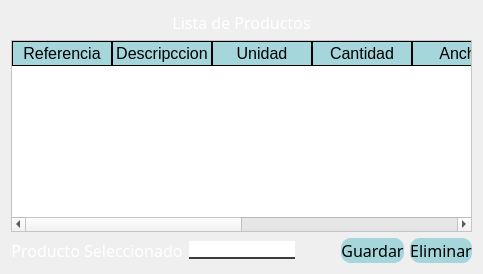
                                   <widget class="QWidget" name="tab">
                                    <property name="styleSheet">
                                     <string notr="true">QLabel{
background-color:#000000ff;
color:White;
border:0px solid #14C8DC;
}

QLineEdit{
background-color:White;
border:0px;
color:Black;
border-bottom:2px solid rgb(61,61,61);
font: 75 12pt &quot;Times New Roman&quot;;
}

QPushButton{
background-color:#A4D6DC;
border-radius:10px;
color:Black;
}

QPushButton:hover{
background-color:#DCD8A4;
border-radius:10px;
color:Black;
}

QComboBox{
background-color:White;
border:0px;
color:Black;
border-bottom:2px solid rgb(61,61,61);
font: 75 12pt &quot;Times New Roman&quot;;
}

QTableWidget{
	background-color:rgb(255,255,255);
	color:rgb(0,0,0);
	gridline-color:rgb(61,61,61);
	font-size:12pt;
	color:#000000;
}

QHeaderView::section{
background-color:#A4D6DC;
border:1px solid rgb(0,0,0);
font-size:12pt;
}

QTableWidgetQTableCornerButton::section{
background-color:rgba(225,255,255,0.1);
border:1px solid rgb(0,206,151);
}</string>
                                    </property>
                                    <attribute name="title">
                                     <string>Lista de Productos</string>
                                    </attribute>
                                    <layout class="QVBoxLayout" name="verticalLayout_66">
                                     <item>
                                      <layout class="QHBoxLayout" name="horizontalLayout_75" stretch="1,5,1">
                                       <item>
                                        <spacer name="horizontalSpacer_59">
                                         <property name="orientation">
                                          <enum>Qt::Horizontal</enum>
                                         </property>
                                         <property name="sizeHint" stdset="0">
                                          <size>
                                           <width>40</width>
                                           <height>20</height>
                                          </size>
                                         </property>
                                        </spacer>
                                       </item>
                                       <item>
                                        <widget class="QLabel" name="TitDos">
                                         <property name="font">
                                          <font>
                                           <family>Goudy Old Style</family>
                                           <pointsize>12</pointsize>
                                          </font>
                                         </property>
                                         <property name="text">
                                          <string>Lista de Productos</string>
                                         </property>
                                         <property name="alignment">
                                          <set>Qt::AlignCenter</set>
                                         </property>
                                        </widget>
                                       </item>
                                       <item>
                                        <spacer name="horizontalSpacer_60">
                                         <property name="orientation">
                                          <enum>Qt::Horizontal</enum>
                                         </property>
                                         <property name="sizeHint" stdset="0">
                                          <size>
                                           <width>40</width>
                                           <height>20</height>
                                          </size>
                                         </property>
                                        </spacer>
                                       </item>
                                      </layout>
                                     </item>
                                     <item>
                                      <layout class="QHBoxLayout" name="horizontalLayout_74" stretch="0,20,0">
                                       <item>
                                        <spacer name="horizontalSpacer_57">
                                         <property name="orientation">
                                          <enum>Qt::Horizontal</enum>
                                         </property>
                                         <property name="sizeHint" stdset="0">
                                          <size>
                                           <width>0</width>
                                           <height>0</height>
                                          </size>
                                         </property>
                                        </spacer>
                                       </item>
                                       <item>
                                        <widget class="QTableWidget" name="TWLista">
                                         <property name="cursor" stdset="0">
                                          <cursorShape>OpenHandCursor</cursorShape>
                                         </property>
                                         <column>
                                          <property name="text">
                                           <string>Referencia</string>
                                          </property>
                                         </column>
                                         <column>
                                          <property name="text">
                                           <string>Descripccion</string>
                                          </property>
                                         </column>
                                         <column>
                                          <property name="text">
                                           <string>Unidad</string>
                                          </property>
                                         </column>
                                         <column>
                                          <property name="text">
                                           <string>Cantidad</string>
                                          </property>
                                         </column>
                                         <column>
                                          <property name="text">
                                           <string>Ancho</string>
                                          </property>
                                         </column>
                                         <column>
                                          <property name="text">
                                           <string>Largo</string>
                                          </property>
                                         </column>
                                         <column>
                                          <property name="text">
                                           <string>Lugar</string>
                                          </property>
                                         </column>
                                         <column>
                                          <property name="text">
                                           <string>Folio REQ</string>
                                          </property>
                                         </column>
                                        </widget>
                                       </item>
                                       <item>
                                        <spacer name="horizontalSpacer_58">
                                         <property name="orientation">
                                          <enum>Qt::Horizontal</enum>
                                         </property>
                                         <property name="sizeHint" stdset="0">
                                          <size>
                                           <width>0</width>
                                           <height>0</height>
                                          </size>
                                         </property>
                                        </spacer>
                                       </item>
                                      </layout>
                                     </item>
                                     <item>
                                      <layout class="QHBoxLayout" name="horizontalLayout_73" stretch="3,0,1">
                                       <item>
                                        <layout class="QHBoxLayout" name="horizontalLayout_71">
                                         <item>
                                          <widget class="QLabel" name="SetProducto">
                                           <property name="font">
                                            <font>
                                             <family>Goudy Old Style</family>
                                             <pointsize>12</pointsize>
                                            </font>
                                           </property>
                                           <property name="text">
                                            <string>Producto Seleccionado</string>
                                           </property>
                                           <property name="alignment">
                                            <set>Qt::AlignCenter</set>
                                           </property>
                                          </widget>
                                         </item>
                                         <item>
                                          <widget class="QLineEdit" name="TXSetProducto">
                                           <property name="enabled">
                                            <bool>false</bool>
                                           </property>
                                          </widget>
                                         </item>
                                        </layout>
                                       </item>
                                       <item>
                                        <spacer name="horizontalSpacer_56">
                                         <property name="orientation">
                                          <enum>Qt::Horizontal</enum>
                                         </property>
                                         <property name="sizeHint" stdset="0">
                                          <size>
                                           <width>40</width>
                                           <height>20</height>
                                          </size>
                                         </property>
                                        </spacer>
                                       </item>
                                       <item>
                                        <layout class="QHBoxLayout" name="horizontalLayout_72">
                                         <item>
                                          <widget class="QPushButton" name="BTGuardar_2">
                                           <property name="minimumSize">
                                            <size>
                                             <width>0</width>
                                             <height>25</height>
                                            </size>
                                           </property>
                                           <property name="font">
                                            <font>
                                             <family>Goudy Old Style</family>
                                             <pointsize>12</pointsize>
                                            </font>
                                           </property>
                                           <property name="cursor">
                                            <cursorShape>PointingHandCursor</cursorShape>
                                           </property>
                                           <property name="text">
                                            <string>Guardar</string>
                                           </property>
                                          </widget>
                                         </item>
                                         <item>
                                          <widget class="QPushButton" name="BTEliminar_2">
                                           <property name="minimumSize">
                                            <size>
                                             <width>0</width>
                                             <height>25</height>
                                            </size>
                                           </property>
                                           <property name="font">
                                            <font>
                                             <family>Goudy Old Style</family>
                                             <pointsize>12</pointsize>
                                            </font>
                                           </property>
                                           <property name="cursor">
                                            <cursorShape>PointingHandCursor</cursorShape>
                                           </property>
                                           <property name="text">
                                            <string>Eliminar</string>
                                           </property>
                                          </widget>
                                         </item>
                                        </layout>
                                       </item>
                                      </layout>
                                     </item>
                                    </layout>
                                   </widget>
